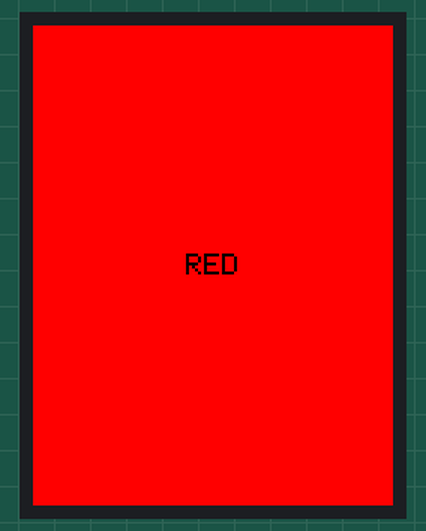
A program run on a simulated ESP32. Shown: 240×320 colour display. Random numbers use the default seed unless the program sets one; what the program prints to the serial monitor is not drawn.

Above: at 0.4 s.
At 4.5 s:
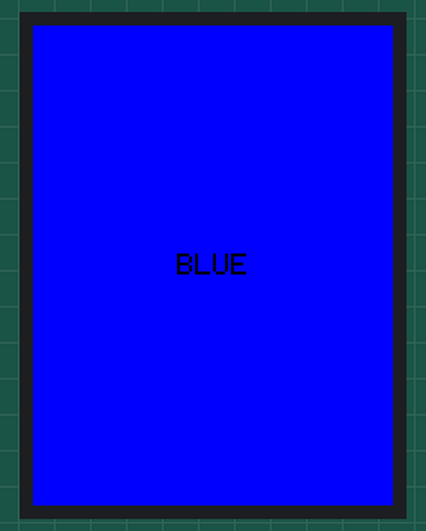
At 8.7 s:
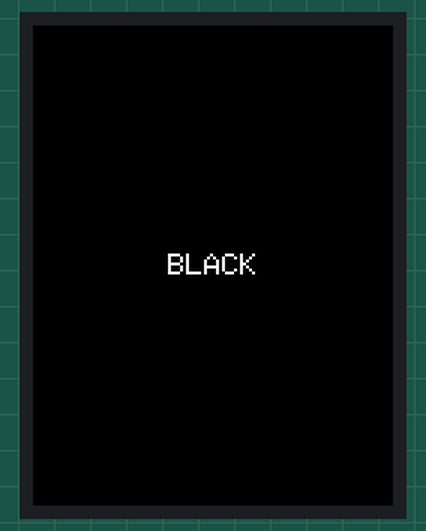
At 12.8 s:
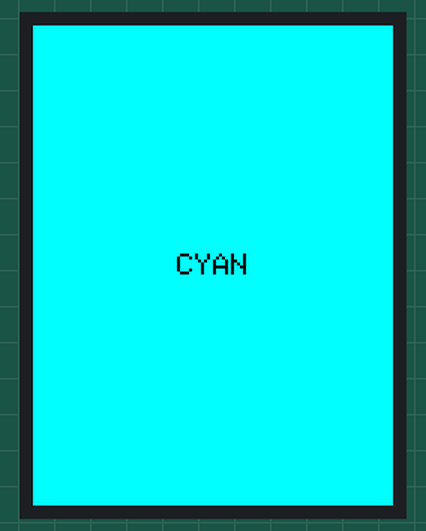
At 19.1 s:
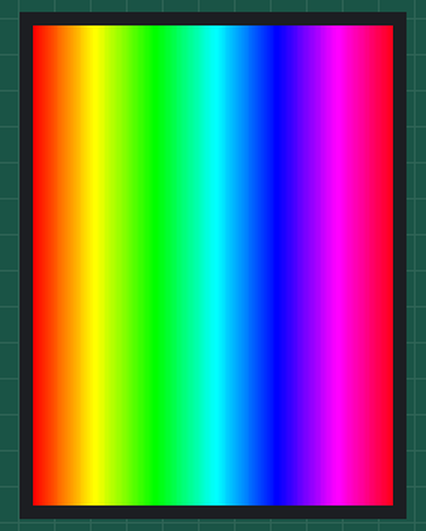
At 36.5 s:
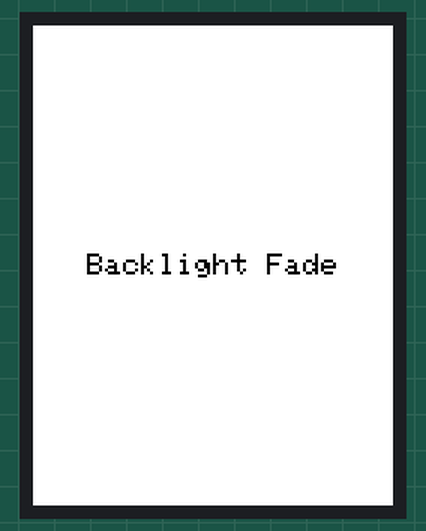

The program:

main.cpp
```cpp
#include <Arduino.h>
#include <TFT_eSPI.h>
#include "display_config.h"

TFT_eSPI tft = TFT_eSPI();

// ── helpers ──────────────────────────────────────────────────

void backlightInit() {
    ledcSetup(BL_PWM_CHANNEL, BL_PWM_FREQ, BL_PWM_RESOLUTION);
    ledcAttachPin(TFT_BACKLIGHT_PIN, BL_PWM_CHANNEL);
    ledcWrite(BL_PWM_CHANNEL, 255);
}

void backlightSet(uint8_t brightness) {
    ledcWrite(BL_PWM_CHANNEL, brightness);
}

uint16_t rainbow(float t) {
    // t in [0, 1] → full hue cycle
    float r = max(0.f, min(1.f,  2.f - fabsf(t * 6.f - 1.f) - fabsf(t * 6.f - 5.f)));
    float g = max(0.f, min(1.f,  2.f - fabsf(t * 6.f - 3.f)));
    float b = max(0.f, min(1.f,  2.f - fabsf(t * 6.f - 3.f) - fabsf(t * 6.f - 5.f)));
    // Proper hue: use HSV→RGB
    uint8_t h = (uint8_t)(t * 255);
    uint8_t s = 255, v = 255;
    uint8_t region = h / 43;
    uint8_t rem = (h - region * 43) * 6;
    uint8_t p = 0, q = (v * (255 - ((s * rem) >> 8))) >> 8;
    uint8_t t2 = (v * (255 - ((s * (255 - rem)) >> 8))) >> 8;
    (void)r; (void)g; (void)b; // suppress unused warning
    switch (region) {
        case 0: return tft.color565(v, t2, p);
        case 1: return tft.color565(q, v, p);
        case 2: return tft.color565(p, v, t2);
        case 3: return tft.color565(p, q, v);
        case 4: return tft.color565(t2, p, v);
        default:return tft.color565(v, p, q);
    }
}

// ── test stages ──────────────────────────────────────────────

void testSolidColors() {
    Serial.println("[TEST] Solid colors");
    const struct { uint16_t color; const char* name; } colors[] = {
        { TFT_RED,     "RED"     },
        { TFT_GREEN,   "GREEN"   },
        { TFT_BLUE,    "BLUE"    },
        { TFT_WHITE,   "WHITE"   },
        { TFT_BLACK,   "BLACK"   },
        { TFT_YELLOW,  "YELLOW"  },
        { TFT_CYAN,    "CYAN"    },
        { TFT_MAGENTA, "MAGENTA" },
    };
    for (auto& c : colors) {
        tft.fillScreen(c.color);
        tft.setTextColor(c.color == TFT_BLACK ? TFT_WHITE : TFT_BLACK);
        tft.setTextSize(2);
        tft.setTextDatum(MC_DATUM);
        tft.drawString(c.name, tft.width() / 2, tft.height() / 2);
        Serial.printf("  %s\n", c.name);
        delay(TEST_STEP_DELAY);
    }
}

void testColorBars() {
    Serial.println("[TEST] Color bars");
    int w = tft.width();
    int h = tft.height();
    int barW = w / 8;
    const uint16_t bars[] = {
        TFT_WHITE, TFT_YELLOW, TFT_CYAN, TFT_GREEN,
        TFT_MAGENTA, TFT_RED, TFT_BLUE, TFT_BLACK
    };
    for (int i = 0; i < 8; i++) {
        tft.fillRect(i * barW, 0, barW, h, bars[i]);
    }
    delay(TEST_STEP_DELAY);
}

void testGradient() {
    Serial.println("[TEST] Gradient");
    int w = tft.width();
    int h = tft.height();
    for (int x = 0; x < w; x++) {
        uint16_t col = rainbow((float)x / w);
        tft.drawFastVLine(x, 0, h, col);
    }
    delay(TEST_STEP_DELAY);
}

void testText() {
    Serial.println("[TEST] Text rendering");
    tft.fillScreen(TFT_BLACK);
    tft.setTextDatum(TL_DATUM);

    tft.setTextColor(TFT_WHITE);
    tft.setTextSize(1);
    tft.drawString("NyanBox Display Test", 5, 5);

    tft.setTextSize(2);
    tft.setTextColor(TFT_CYAN);
    tft.drawString("ESP32-WROOM-32", 5, 20);

    tft.setTextSize(1);
    tft.setTextColor(TFT_YELLOW);
    tft.drawString("ABCDEFGHIJKLMNOPQRSTUVWXYZ", 5, 50);
    tft.drawString("abcdefghijklmnopqrstuvwxyz", 5, 62);
    tft.drawString("0123456789 !@#$%^&*()", 5, 74);

    tft.setTextColor(TFT_GREEN);
    tft.drawString("Resolution:", 5, 95);
    tft.drawString(String(tft.width()) + " x " + String(tft.height()), 5, 107);

    tft.setTextColor(TFT_MAGENTA);
    tft.drawString(FW_VERSION, 5, 128);

    delay(TEST_STEP_DELAY * 2);
}

void testShapes() {
    Serial.println("[TEST] Shapes");
    tft.fillScreen(TFT_BLACK);
    int cx = tft.width() / 2;
    int cy = tft.height() / 2;

    // Filled and outlined rectangles
    tft.fillRect(10, 10, 60, 40, TFT_BLUE);
    tft.drawRect(10, 10, 60, 40, TFT_WHITE);

    // Rounded rect
    tft.fillRoundRect(cx - 40, 10, 80, 40, 10, TFT_GREEN);
    tft.drawRoundRect(cx - 40, 10, 80, 40, 10, TFT_WHITE);

    // Circles
    tft.fillCircle(cx, cy, 50, TFT_RED);
    tft.drawCircle(cx, cy, 50, TFT_WHITE);
    tft.drawCircle(cx, cy, 35, TFT_YELLOW);
    tft.drawCircle(cx, cy, 20, TFT_CYAN);

    // Triangle
    tft.fillTriangle(10, tft.height() - 10,
                     70, tft.height() - 60,
                     130, tft.height() - 10,
                     TFT_MAGENTA);
    tft.drawTriangle(10, tft.height() - 10,
                     70, tft.height() - 60,
                     130, tft.height() - 10,
                     TFT_WHITE);

    // Lines fan
    for (int angle = 0; angle < 360; angle += 20) {
        float rad = angle * PI / 180.0f;
        int x2 = tft.width() - 40 + (int)(30 * cosf(rad));
        int y2 = tft.height() - 40 + (int)(30 * sinf(rad));
        tft.drawLine(tft.width() - 40, tft.height() - 40, x2, y2, rainbow((float)angle / 360.f));
    }

    delay(TEST_STEP_DELAY * 2);
}

void testCheckerboard() {
    Serial.println("[TEST] Checkerboard (pixel accuracy)");
    int w = tft.width();
    int h = tft.height();
    int cell = 8;
    for (int y = 0; y < h; y += cell) {
        for (int x = 0; x < w; x += cell) {
            bool white = ((x / cell + y / cell) % 2 == 0);
            tft.fillRect(x, y, cell, cell, white ? TFT_WHITE : TFT_BLACK);
        }
    }
    delay(TEST_STEP_DELAY);
}

void testAnimation() {
    Serial.println("[TEST] Bouncing ball animation (~5 s)");
    tft.fillScreen(TFT_BLACK);

    int w = tft.width();
    int h = tft.height();
    int r = 15;
    float x = w / 2, y = h / 2;
    float vx = 3.5f, vy = 2.3f;
    uint16_t ballColor = TFT_CYAN;
    uint16_t trailColor = TFT_BLACK;

    unsigned long end = millis() + 5000;
    int prevX = (int)x, prevY = (int)y;

    while (millis() < end) {
        tft.fillCircle(prevX, prevY, r, trailColor);

        x += vx;
        y += vy;

        if (x - r < 0)     { x = r;     vx = fabsf(vx); ballColor = rainbow(random(256) / 255.f); }
        if (x + r >= w)    { x = w-r-1; vx = -fabsf(vx); ballColor = rainbow(random(256) / 255.f); }
        if (y - r < 0)     { y = r;     vy = fabsf(vy); ballColor = rainbow(random(256) / 255.f); }
        if (y + r >= h)    { y = h-r-1; vy = -fabsf(vy); ballColor = rainbow(random(256) / 255.f); }

        tft.fillCircle((int)x, (int)y, r, ballColor);
        prevX = (int)x;
        prevY = (int)y;
        delay(ANIM_FRAME_DELAY);
    }
}

void testBacklight() {
    Serial.println("[TEST] Backlight PWM fade");
    tft.fillScreen(TFT_WHITE);
    tft.setTextDatum(MC_DATUM);
    tft.setTextColor(TFT_BLACK);
    tft.setTextSize(2);
    tft.drawString("Backlight Fade", tft.width()/2, tft.height()/2);

    // Fade out
    for (int b = 255; b >= 0; b -= 5) { backlightSet(b); delay(20); }
    delay(500);
    // Fade in
    for (int b = 0; b <= 255; b += 5)  { backlightSet(b); delay(20); }
    delay(500);
}

void testSummary() {
    tft.fillScreen(TFT_BLACK);
    tft.setTextDatum(MC_DATUM);

    tft.setTextColor(TFT_GREEN);
    tft.setTextSize(2);
    tft.drawString("ALL TESTS DONE!", tft.width()/2, tft.height()/2 - 30);

    tft.setTextColor(TFT_WHITE);
    tft.setTextSize(1);
    tft.drawString(BOARD_NAME, tft.width()/2, tft.height()/2);
    tft.drawString(FW_VERSION, tft.width()/2, tft.height()/2 + 15);

    tft.setTextColor(TFT_CYAN);
    tft.drawString("Looping in 3s...", tft.width()/2, tft.height()/2 + 35);
    delay(3000);
}

// ── main ─────────────────────────────────────────────────────

void setup() {
    Serial.begin(115200);
    Serial.println("\n=== NyanBox Display Test ===");
    Serial.printf("Driver: %dx%d\n", TFT_WIDTH, TFT_HEIGHT);

    backlightInit();

    tft.init();
    tft.setRotation(0);   // 0=portrait, 1=landscape, 2=portrait-flip, 3=landscape-flip
    tft.fillScreen(TFT_BLACK);

    Serial.println("Display init OK");
}

void loop() {
    testSolidColors();
    testColorBars();
    testGradient();
    testText();
    testShapes();
    testCheckerboard();
    testAnimation();
    testBacklight();
    testSummary();
}
```

display_config.h
```cpp
#pragma once

// ============================================================
//  NyanBox - Display Pin Configuration
//  Edit these values to match your wiring
// ============================================================

// Backlight pin (-1 = always on / hardware controlled)
#define TFT_BACKLIGHT_PIN   21

// Backlight PWM settings
#define BL_PWM_CHANNEL      0
#define BL_PWM_FREQ         5000
#define BL_PWM_RESOLUTION   8    // 8-bit: 0-255

// Test sequence timing (milliseconds)
#define TEST_STEP_DELAY     2000
#define ANIM_FRAME_DELAY    16   // ~60 fps

// Demo text
#define BOARD_NAME  "NyanBox ESP32"
#define FW_VERSION  "v1.0 Display Test"
```

Measured:
- what the display in image 1 shows lasts 2.0 s, from 4.5 s to 6.5 s
- what the display in image 5 shows lasts 3.2 s, from 36.4 s to 39.6 s
